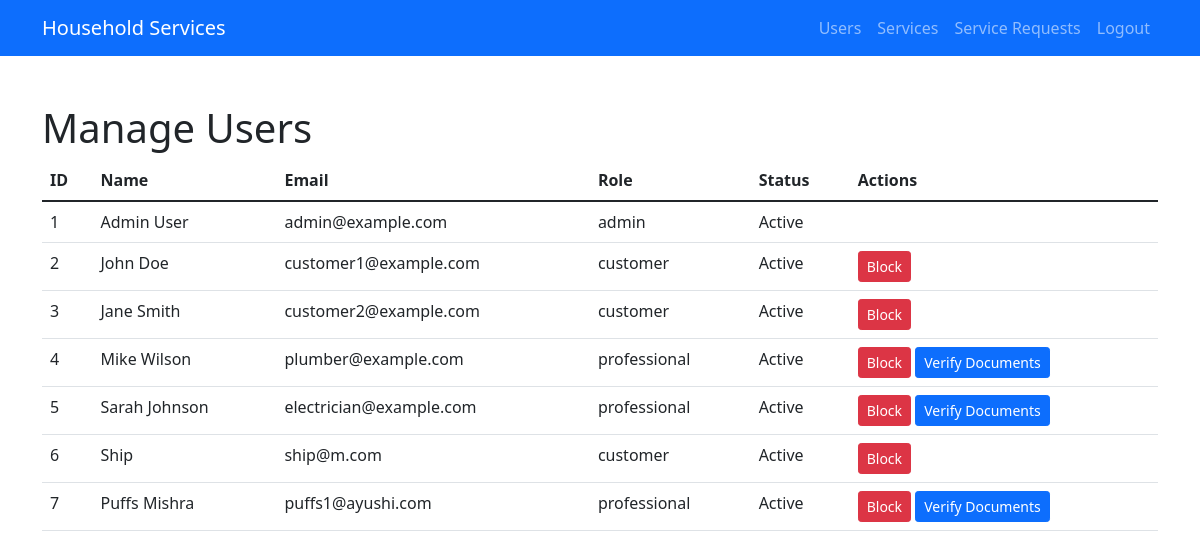
Before: /admin/users (signed in) with the older database file.
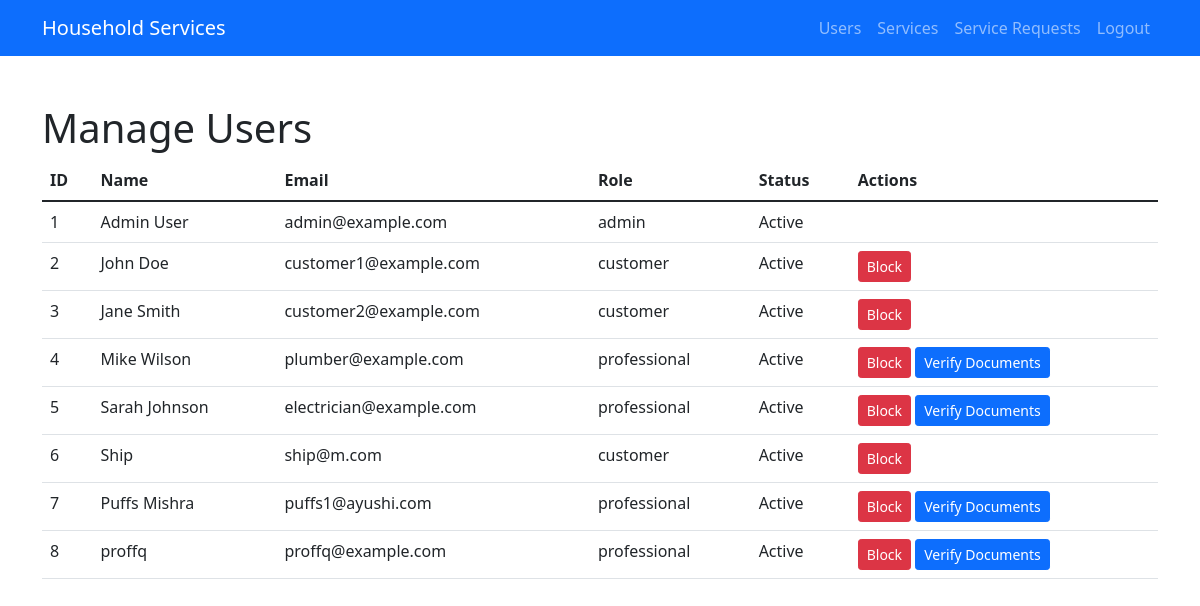
After: the same page with the newer database file.
### models.py (models this page shows, shortened)
class User(UserMixin, db.Model):
    __tablename__ = 'user'
    id = db.Column(db.Integer, primary_key=True)
    email = db.Column(db.String(120), unique=True, nullable=False)
    password = db.Column(db.String(255), nullable=False)
    role = db.Column(db.String(20), nullable=False)
    full_name = db.Column(db.String(100), nullable=False)
    address = db.Column(db.String(200))
    pin_code = db.Column(db.String(10))
    phone_number = db.Column(db.String(15))  # Added phone number
    experience = db.Column(db.Integer)
    service_type = db.Column(db.String(100))
    is_approved = db.Column(db.Boolean, default=False)
    is_active = db.Column(db.Boolean, default=True)  # For blocking user
    date_created = db.Column(db.DateTime, default=datetime.utcnow)
    profile_image = db.Column(db.String(200))  # For storing profile image path
    document_verified = db.Column(db.Boolean, default=False)  # For professional verification
    avg_rating = db.Column(db.Float, default=0.0)  # Average rating for professionals
    service_request = db.relationship('ServiceRequest', backref='customer', foreign_keys='ServiceRequest.customer_id', cascade="all, delete-orphan")
    reviews = db.relationship('Review', backref='customer', foreign_keys='Review.customer_id', cascade="all, delete-orphan")

### app.py (the view)
@app.route('/admin/users')
@login_required
def admin_users():
    if current_user.role == 'admin':
        if request.method == 'POST':
            action = request.form.get('action')
            if action == 'verify':  # Edit an existing service
                user_id = request.form['user_id']
                user = Service.query.get(user_id)
                if user:
                    user.document_verified = True
                    db.session.commit()
                    flash('User Verified Successfully.', 'success')
                else:
                    flash('User Not Found.', 'danger')
    if current_user.role == 'admin':
        users = User.query.all()
        return render_template('admin_users.html', users=users)
    else:
        flash('You are not authorized to access this page.', 'danger')
        return redirect(url_for('dashboard'))

### app.py (called while the page is built)
@login_manager.user_loader
def load_user(user_id):
    return db.session.get(User, int(user_id))

### templates/admin_users.html (shortened to what this page needs)
<!DOCTYPE html>
<html lang="en">
<head>
  <link rel="stylesheet" href="https://cdn.jsdelivr.net/npm/bootstrap@5.1.3/dist/css/bootstrap.min.css">
</head>
<body>
  <nav class="navbar navbar-expand-lg navbar-dark bg-primary">
    <div class="container">
      <a class="navbar-brand" href="{{ url_for('index') }}">Household Services</a>
      <div class="collapse navbar-collapse" id="navbarNav">
        <ul class="navbar-nav ms-auto">
          <li class="nav-item">
            <a class="nav-link" href="{{ url_for('admin_users') }}">Users</a>
          </li>
          <li class="nav-item">
            <a class="nav-link" href="{{ url_for('admin_services') }}">Services</a>
          </li>
          <li class="nav-item">
            <a class="nav-link" href="{{ url_for('service_requests') }}">Service Requests</a>
          </li>
          <li class="nav-item">
            <a class="nav-link" href="{{ url_for('logout') }}">Logout</a>
          </li>
        </ul>
      </div>
    </div>
  </nav>
  <div class="container my-5">
    <h1>Manage Users</h1>
    <table class="table">
      <thead>
        <tr>
          <th>ID</th>
          <th>Name</th>
          <th>Email</th>
          <th>Role</th>
          <th>Status</th>
          <th>Actions</th>
        </tr>
      </thead>
      <tbody>
        {% for user in users %}
          <tr>
            <td>{{ user.id }}</td>
            <td>{{ user.full_name }}</td>
            <td>{{ user.email }}</td>
            <td>{{ user.role }}</td>
            <td>{{ "Active" if user.is_active else "Blocked" }}</td>
            <td>
              {% if user.role != 'admin' %}
                <form method="POST" action="{{ url_for('admin_users') }}" class="d-inline">
                  <button type="submit" class="btn btn-{{ 'danger' if user.is_active else 'success' }} btn-sm">
                    {{ 'Block' if user.is_active else 'Unblock' }}
                  </button>
                </form>
                {% if user.role == 'professional' and not user.documents_verified %}
                  <form method="POST" action="{{ url_for('admin_users') }}" class="d-inline">
                    <button type="submit" class="btn btn-primary btn-sm">Verify Documents</button>
                  </form>
                {% endif %}
              {% endif %}
            </td>
          </tr>
        {% endfor %}
      </tbody>
    </table>
  </div>
</body>
</html>

Changed rows visible on the page:
added User: id "8", full_name "proffq", email "proffq@example.com", role "professional", is_active "Active", is_active "Block"
